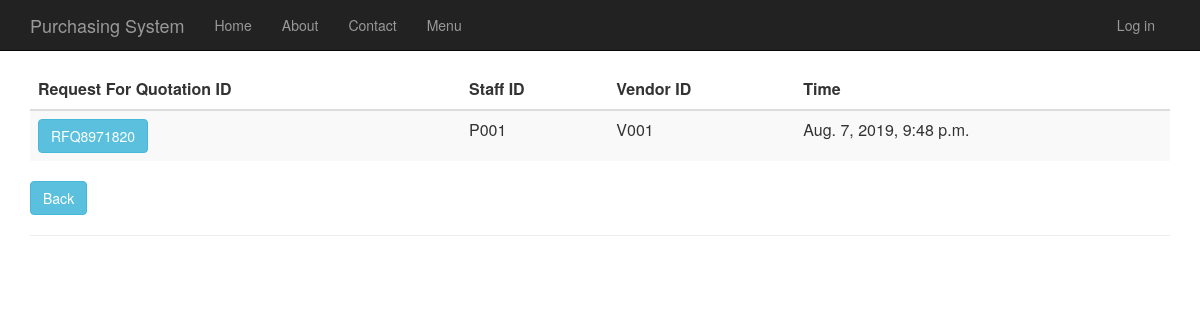
Before: /requestforquotationhistory with the older database file.
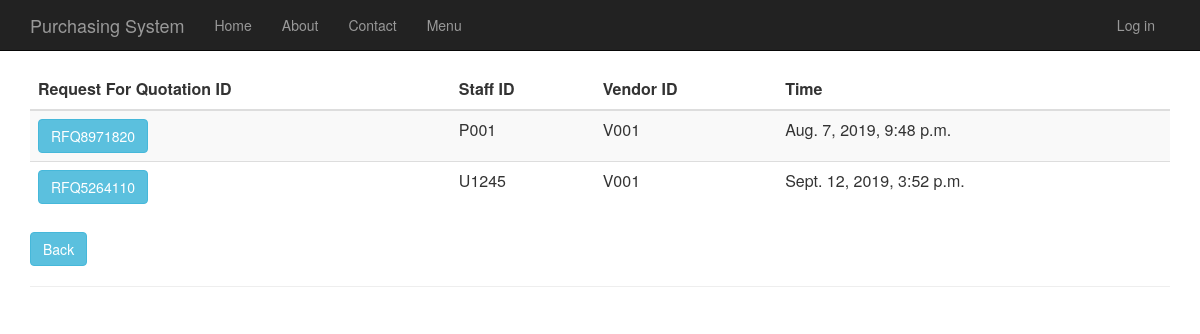
After: the same page with the newer database file.
### RequestForQuotation/models.py (models this page shows, shortened)
class RequestForQuotation(models.Model):
    request_for_quotation_id = models.CharField(primary_key=True, max_length=10)
    time_created = models.DateTimeField()
    description = models.TextField(null=True,default=None, blank=True)
    total_price = models.DecimalField(max_digits=10, decimal_places=2, default=Decimal('0.00'))
    person_id = models.ForeignKey(Person, on_delete = models.CASCADE)
    vendor_id = models.ForeignKey(Vendor, on_delete = models.CASCADE)
    purchase_requisition_id = models.ForeignKey(PurchaseRequisition, on_delete = models.CASCADE)

### app/models.py (models this page shows, shortened)
class Person(models.Model):
    user_id = models.OneToOneField(User)
    person_id = models.CharField(primary_key=True, max_length=10)
    person_name = models.TextField()
    person_address = models.TextField()
    person_phone_number = models.TextField()
    person_role = models.TextField(default = 'MANAGER')

class Vendor(models.Model):
    vendor_id = models.CharField(primary_key=True, max_length=10)
    vendor_name = models.TextField()
    vendor_phone_number = models.TextField()
    vendor_address = models.TextField()
    vendor_email = models.TextField()
    def __str__(self):
        return str(self.vendor_id)

### RequestForQuotation/views.py (the view)
# urls.py: url(r'^requestforquotationhistory', RequestForQuotation.views.requestforquotationhistory, name="request_of_quotation_history"),
def requestforquotationhistory(request):
    request_for_quotations = RequestForQuotation.objects.all()
    context = {
            'title':'Request For Quotation History',
            'rows':request_for_quotations
        }
    return render(request,'RequestForQuotation/requestforquotationhistory.html',context)

### RequestForQuotation/templates/RequestForQuotation/requestforquotationhistory.html
﻿{% extends "app/layout.html" %}
{% block content %}
<div class="purchaseorderhistory margintop">
    <form action="requestforquotationhistorydetails" method="GET">
        <table class="table table-striped margintop">
          <thead>
            <tr>
              <th scope="col">Request For Quotation ID</th>
              <th scope="col">Staff ID</th>
              <th scope="col">Vendor ID</th>
              <th scope="col">Time</th>
            </tr>
          </thead>
          <tbody>
              {% for r in rows %}
            <tr>
                 <td><button type="submit" name="roq_id" value="{{r.request_for_quotation_id}}" class="btn btn-info" >{{r.request_for_quotation_id}}</button></td>
                 <td>{{r.person_id.person_id}}</td>
                 <td>{{r.vendor_id}}</td>
                 <td>{{r.time_created}}</td>
            </tr>
              {% endfor %}
          </tbody>
        </table>
    </form>
       <form action="menu">
        <div class="margintop">
            <button type="submit" class="btn btn-info" >Back</button>
        </div>
    </form>
</div>
{% endblock %}

### app/templates/app/layout.html (shortened to what this page needs)
﻿<!DOCTYPE html>
<html>
<head>
    {% load staticfiles %}
    <link rel="stylesheet" type="text/css" href="{% static 'app/content/bootstrap.min.css' %}" />
    <link rel="stylesheet" type="text/css" href="{% static 'app/content/site.css' %}" />
    <link rel="stylesheet" type="text/css" href="{% static 'app/scripts/datatables/dataTables.bootstrap4.min.css' %}" />
</head>
<body>
    <div class="navbar navbar-inverse navbar-fixed-top">
        <div class="container">
            <div class="navbar-header">
                <a href="/" class="navbar-brand">Purchasing System</a>
            </div>
            <div class="navbar-collapse collapse">
                <ul class="nav navbar-nav">
                    <li><a href="{% url 'home' %}">Home</a></li>
                    <li><a href="{% url 'about' %}">About</a></li>
                    <li><a href="{% url 'contact' %}">Contact</a></li>
                    <li><a href="{% url 'menu' %}">Menu</a></li>
                </ul>
                {% include 'app/loginpartial.html' %}
            </div>
        </div>
    </div>
    <div class="container body-content">
{% block content %}{% endblock %}
        <hr/>
    </div>
</body>
</html>

### app/templates/app/loginpartial.html
{% if user.is_authenticated %}
<form id="logoutForm" action="/logout" method="post" class="navbar-right">
    {% csrf_token %}
    <ul class="nav navbar-nav navbar-right">
        <li><span class="navbar-brand">Hello {{ user.username }}!</span></li>
        <li><a href="javascript:document.getElementById('logoutForm').submit()">Log off</a></li>
    </ul>
</form>
{% else %}
<ul class="nav navbar-nav navbar-right">
    <li><a href="{% url 'login' %}">Log in</a></li>
</ul>
{% endif %}

### app/static/app/content/site.css (style rules this page uses)
body { padding-top: 50px; padding-bottom: 20px; }
.body-content { padding-left: 15px; padding-right: 15px; }

Changed rows visible on the page:
added RequestForQuotation: request_for_quotation_id "RFQ5264110", person_id.person_id "U1245", vendor_id "V001", time_created "Sept. 12, 2019, 3:52 p.m."
